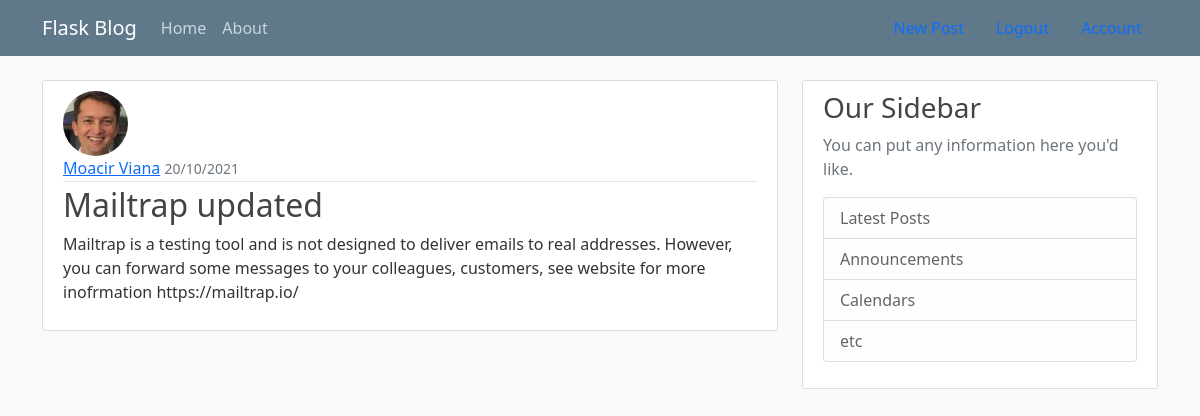
The app's page /post/24 (signed in) with its own data.
### flaskblog/models.py (models this page shows, shortened)
class User(db.Model, UserMixin):
    id = db.Column(db.Integer, primary_key=True)
    username = db.Column(db.String(20), unique=True, nullable=False)
    email = db.Column(db.String(120), unique=True, nullable=False)
    image_file = db.Column(db.String(120), nullable=False, default='default.jpg')
    password = db.Column(db.String(60), nullable=False)
    posts = db.relationship('Post', backref='author', lazy=True)

class Post(db.Model):
    id = db.Column(db.Integer, primary_key=True)
    title = db.Column(db.String(100), nullable=False)
    date_posted = db.Column(db.DateTime, nullable=False, default=datetime.utcnow)
    content = db.Column(db.Text, nullable=False)
    user_id = db.Column(db.Integer, db.ForeignKey('user.id'), nullable=False)

### flaskblog/posts/routes.py (the view)
@posts.route("/post/<int:post_id>")
@login_required
def post(post_id):
    post = Post.query.get_or_404(post_id)
    return render_template("post.html", title=post.title, post=post)

### flaskblog/models.py (called while the page is built)
@login_manager.user_loader
def load_user(user_id):
    return User.query.get(int(user_id))

### flaskblog/templates/post.html (shortened to what this page needs)
{% extends "layout.html" %}
{% block content %}
 <article class="media content-section">
  <img class="rounded-circle article-img" src="{{ url_for('static', filename='profile_pics/' + post.author.image_file)}}" />
    <div class="media-body">
      <div class="article-metadata">
        <a class="mr-2" href="{{ url_for('users.user_posts', username=post.author.username)}}">{{ post.author.username }}</a>
        <small class="text-muted">{{ post.date_posted.strftime('%d/%m/%Y') }}</small>
      </div>
      <h2 class="article-title">{{ post.title}}</h2>
      <p class="article-content">{{ post.content }}</p>
    </div>
  </article>
{% endblock content %}

### flaskblog/static/main.css (style rules this page uses)
body { background: #fafafa; color: #333333; margin-top: 5rem; }
h1, h2, h3, h4, h5, h6 { color: #444444; }
.content-section { background: #ffffff; padding: 10px 20px; border: 1px solid #dddddd; border-radius: 3px; margin-bottom: 20px; }
.article-title { color: #444444; }
.article-content { white-space: pre-line; }
.article-img { height: 65px; width: 65px; margin-right: 16px; }
.article-metadata { padding-bottom: 1px; margin-bottom: 4px; border-bottom: 1px solid #e3e3e3 }

### records on screen
User: image_file (picture), author.username "Moacir Viana"
Post: date_posted "20/10/2021", title "Mailtrap updated", content "Mailtrap is a testing tool and is not designed to deliver emails to real addresses. However, you can forward some messages to your colleagues, customers, see website for more inofrmation https://mailtrap.io/"
